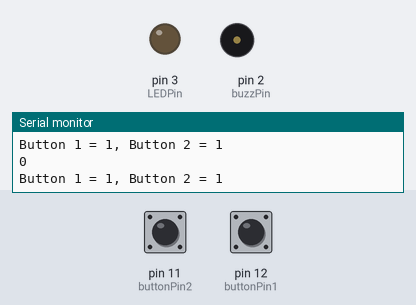
A sketch run on a simulated Arduino Uno, built with avr-gcc and run on an emulated ATmega328P. Parts: output pins drawn as LEDs (lit = HIGH), buzzer (waves = sounding, pin HIGH), the last lines printed to the serial monitor. The test bench sets the inputs (shaded band); at power-on: pin 11 (buttonPin2) HIGH, pin 12 (buttonPin1) HIGH.

Above: at 3.8 s.
3.9 s: pin 11 (buttonPin2) pulled LOW for 3.2 s
At 6.3 s:
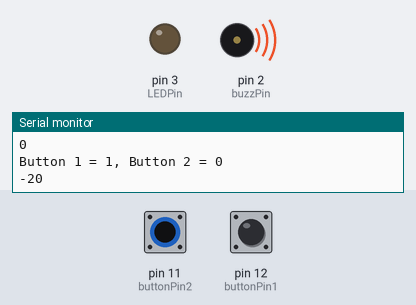
10.0 s: pin 12 (buttonPin1) pulled LOW for 3.2 s
At 15.2 s:
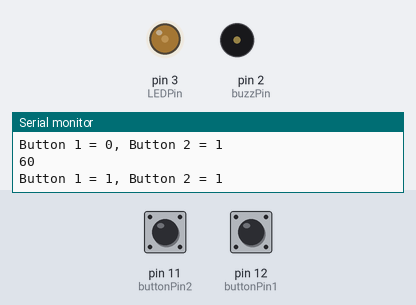
16.0 s: pin 12 (buttonPin1) pulled LOW for 1.8 s
At 18.7 s:
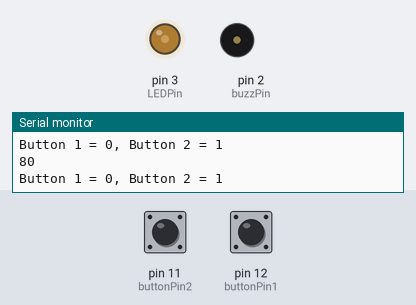
20.5 s: pin 12 (buttonPin1) pulled LOW for 1.8 s
At 22.3 s:
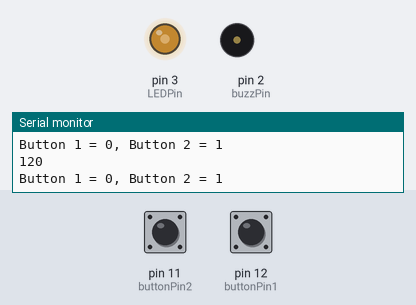
25.0 s: pin 12 (buttonPin1) pulled LOW for 3.2 s
At 29.2 s:
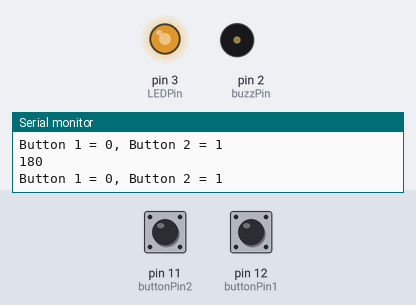
31.0 s: pin 12 (buttonPin1) pulled LOW for 3.2 s
At 35.1 s:
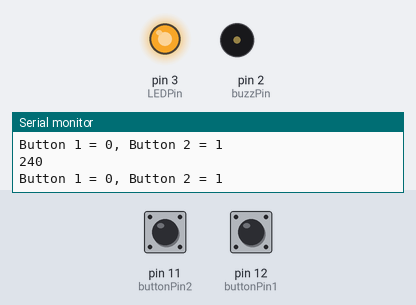
Timing chart, 0 to 37.5 s (numbered marks = the images above; inputs shaded):
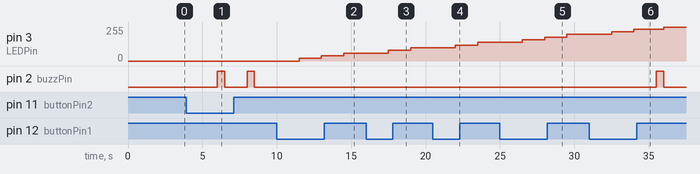

Measured:
- after the input at 3.9 s, pin 2 (buzzPin): alternates HIGH for 0.50 s and LOW for 1.5 s, starting after 2.1 s
- after the input at 10.0 s, pin 3 (LEDPin): 0/255 → 20/255 after 1.5 s, → 40/255 1.5 s later, → 60/255 1.5 s later
- after the input at 16.0 s, pin 3 (LEDPin): 60/255 → 80/255 after 1.5 s, → 100/255 1.5 s later
- after the input at 20.5 s, pin 3 (LEDPin): 100/255 → 120/255 after 1.5 s, → 140/255 1.5 s later
- after the input at 25.0 s, pin 3 (LEDPin): 140/255 → 160/255 after 1.5 s, → 180/255 1.5 s later, → 200/255 1.5 s later
- after the input at 31.0 s, pin 3 (LEDPin): 200/255 → 220/255 after 1.5 s, → 240/255 1.5 s later, → 255/255 2.0 s later; pin 2 (buzzPin): LOW → HIGH after 4.5 s, → LOW 0.50 s later

The sketch:

dimLEDswitchBuzz.ino
```cpp
int buttonPin1=12;
int buttonPin2=11;
int LEDPin=3;
int buzzPin=2;
int buttonVal1;
int buttonVal2;
int LEDbright=0;
int dtL=1500;
int dtB=500;

void setup() {
pinMode(buttonPin1,INPUT);
pinMode(buttonPin2,INPUT);
pinMode(LEDPin,OUTPUT);
pinMode(buzzPin,OUTPUT);
Serial.begin(9600);
}

void loop() {

buttonVal1=digitalRead(buttonPin1);
buttonVal2=digitalRead(buttonPin2);
Serial.print("Button 1 = ");
Serial.print(buttonVal1);
Serial.print(", ");
Serial.print("Button 2 = ");
Serial.println(buttonVal2);
delay(dtL);

if(buttonVal1==0){
  LEDbright+=20;
}
if(buttonVal2==0){
  LEDbright-=20;
}
Serial.println(LEDbright);
if(LEDbright>255){
  LEDbright=255;
  digitalWrite(buzzPin,HIGH);
  delay(dtB);
  digitalWrite(buzzPin,LOW);
  Serial.println("Buzz HIGH!!");
}
if(LEDbright<0){
  LEDbright=0;
  digitalWrite(buzzPin,HIGH);
  delay(dtB);
  digitalWrite(buzzPin,LOW);
  Serial.println("Buzz LOW!!");
}
analogWrite(LEDPin,LEDbright);
}
```
